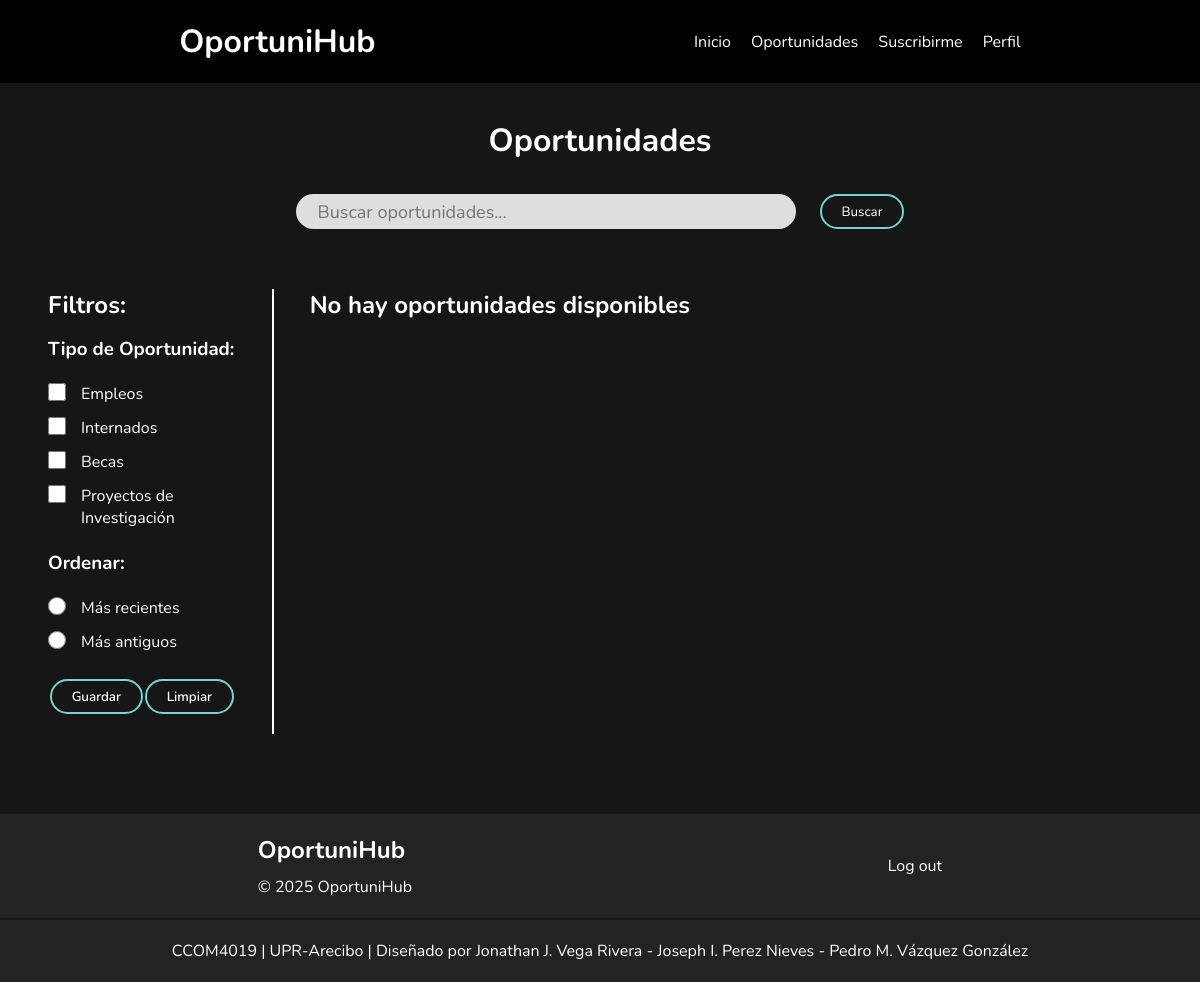
Page /opportunity/index.php on the earlier database version.
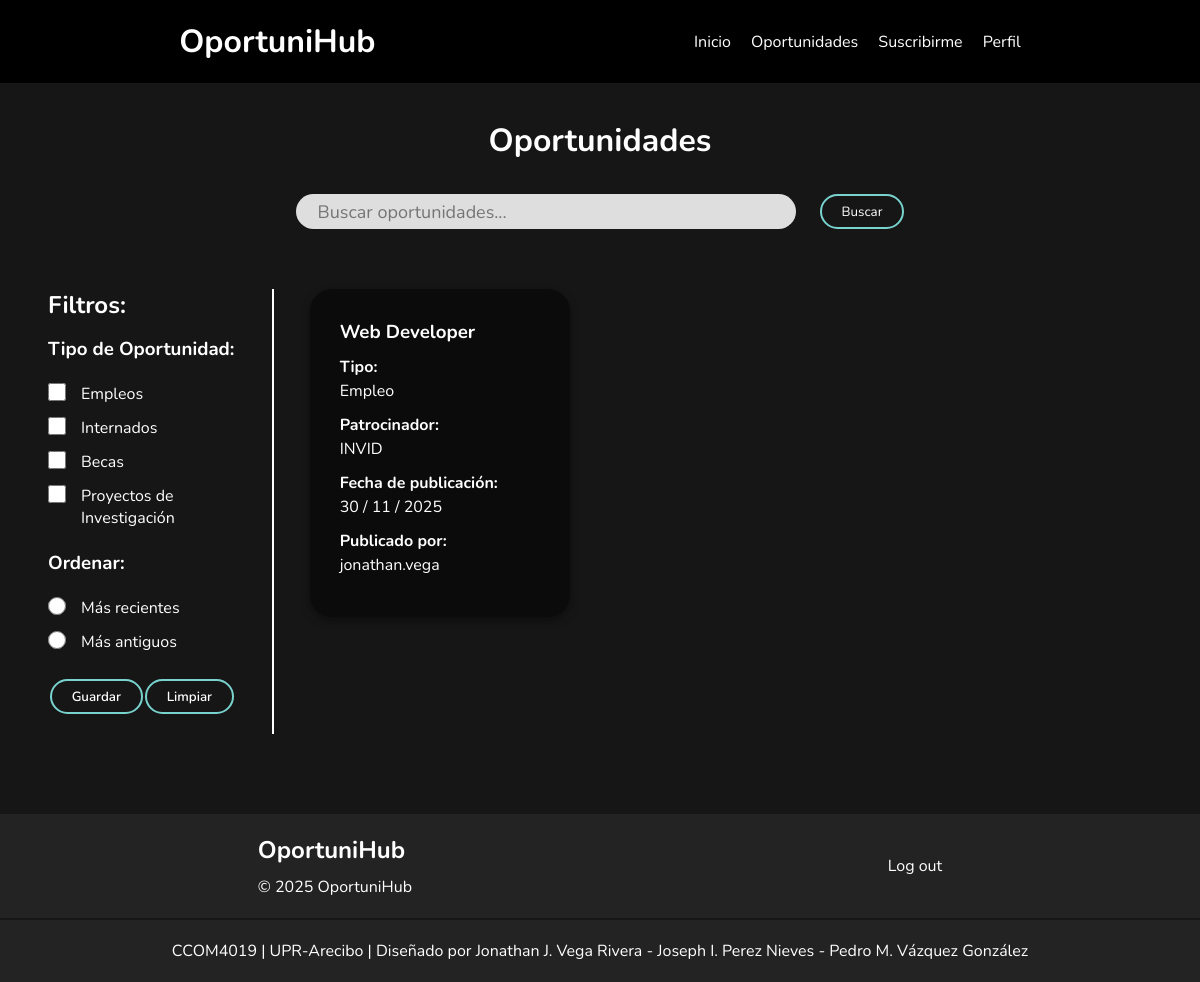
Same page on the later database version.
### tables this page shows
CREATE TABLE `opportunities` (
  `oppID` int(11) NOT NULL,
  `oppType` int(11) NOT NULL,
  `ownerUserID` varchar(50) NOT NULL,
  `title` varchar(200) NOT NULL,
  `description` text NOT NULL,
  `sponsor` varchar(100) NOT NULL,
  `url` varchar(255) DEFAULT NULL,
  `attachmentPath` varchar(100) DEFAULT NULL,
  `deadline` date DEFAULT NULL,
  `datePosted` TIMESTAMP NOT NULL DEFAULT CURRENT_TIMESTAMP
);

CREATE TABLE `opportunities_type` (
  `typeID` int(11) NOT NULL,
  `typeName` varchar(30) NOT NULL
);

### util/main.php (called while the page is built, shortened)
<?php
$uri = filter_input(INPUT_SERVER, 'REQUEST_URI', FILTER_SANITIZE_STRING);
$dirs = explode('/', $uri);
$app_path = '/' . $dirs[1] . '/' . $dirs[2] . '/';
?>

### model/opportunity_db.php (called while the page is built, shortened)
<?php
    class OpportunityDB {
        public static function getAllOpportunities() {
            $db = Database::getDB();
            $query = 'SELECT oppID, title, description, sponsor, url, attachmentPath,
                    DATE(datePosted) AS dateP, deadline,
                            typeID, ownerUserID, typeName
                      FROM opportunities o
                      INNER JOIN opportunities_type t
                        ON o.oppType = t.typeID';
            try {
                $statement = $db->prepare($query);
                $statement->execute();
                $rows = $statement->fetchAll();
                if($rows) {
                    $opportunities = [];
                    foreach($rows as $row) {
                        $attachment = $row['attachmentPath'] ?? '';
                        $url        = $row['url'] ?? '';
                        $datePosted = $row['dateP'] ?? '';
                        $deadline   = $row['deadline'] ?? '';
                        $opportunities[] = new Opportunity(
                            $row['oppID'],
                            $row['title'],
                            $row['description'],
                            $row['sponsor'],
                            $url,
                            $attachment,
                            $datePosted,
                            $deadline,
                            $row['typeID'],
                            $row['ownerUserID'],
                            $row['typeName']
                        );
                    }
                    return $opportunities;
                }
            } catch (PDOException $e) {
                Database::displayError($e->getMessage());
            }
        }
    }
?>

### model/opportunity.php (called while the page is built, shortened)
<?php
    class Opportunity {
        private string $title;
        private string $description;
        private string $sponsor;
        private string $url;
        private ?string $attachment;
        private string $datePosted;
        private ?string $deadline;
        private int $type;
        private string $author;
        private string $typeName;
        public function __construct(
            int $id = 0,
            string $title = "",
            string $description = "",
            string $sponsor = "",
            string $url = "",
            ?string $attachment = null,
            string $datePosted = "",
            ?string $deadline = "",
            int $type = 0,
            string $author = "",
            string $typeName = ""
        ) {
            $this->title = $title;
            $this->description = $description;
            $this->sponsor = $sponsor;
            $this->url = $url;
            $this->attachment = $attachment;
            $this->datePosted = $datePosted;
            $this->deadline = $deadline;
            $this->type = $type;
            $this->author = $author;
            $this->typeName = $typeName;
        }
        public function getTitle(){
            return $this->title;
        }
        public function getDescription(){
            return $this->description;
        }
        public function getSponsor(){
            return $this->sponsor;
        }
        public function getURL(){
            return $this->url;
        }
        public function getAttachment(){
            return $this->attachment;
        }
        public function getDatePosted(){
            return $this->datePosted;
        }
        public function getDatePostedFormat(){
            if(!empty($this->datePosted)){
                $date = new DateTime($this->datePosted);
                return $date->format("d / m / Y");
            }
            else {
                return "";
            }
        }
        public function getDeadlineFormat(){
            if($this->deadline != "0000-00-00"){
                return $this->deadline;
            }
            else {
                return "";
            }
        }
        public function getType(){
            return $this->type;
        }
        public function getTypeName(){
            return $this->typeName;
        }
        public function getAuthor(){
            return $this->author;
        }
    }
?>

### util/file.php (called while the page is built, shortened)
<?php
    include("main.php");
    class File {
        public static function getFile($fileName) {
            global $app_path;
            $app_path = str_replace('/', DIRECTORY_SEPARATOR, $app_path);
            $app_path = str_replace('\\', DIRECTORY_SEPARATOR, $app_path);
            return $app_path . "files". DIRECTORY_SEPARATOR . $fileName;
        }
    }
?>

### opportunity/opportunity_view.php (the view, shortened to what this page needs)
<?php include("../view/header.php"); ?>
<link rel="stylesheet" href="style_op.css">
<div class="container">
    <h1 class="titulo">Oportunidades</h1>
    <div class="busqueda-container">
        <input type="text" id="search-input" placeholder="Buscar oportunidades...">
        <button id="search-btn">Buscar</button>
    </div>
    <div class="contenido">
        <aside class="filtros">
            <h2>Filtros:</h2>
            <h3>Tipo de Oportunidad:</h3>
            <label><input type="checkbox" id="jobs" value="1"> Empleos</label>
            <label><input type="checkbox" id="internship" value="2"> Internados</label>
            <label><input type="checkbox" id="fellowships" value="3"> Becas</label>
            <label><input type="checkbox" id="project" value="4"> Proyectos de Investigación</label>
            <h3>Ordenar:</h3>
            <label><input type="radio" name="orden" id='recent'> Más recientes</label>
            <label><input type="radio" name="orden" id="old"> Más antiguos</label>
            <div>
                <button class="guardar" id="save-filter">Guardar</button>
                <button class="guardar" id="clean-filter">Limpiar</button>
            </div>
        </aside>
        <div class="linea-vertical"></div>
        <?php if(!empty($opportunities)) {?>
            <section class="tarjetas">
                <div class="grid">
                    <?php foreach($opportunities as $opportunity) :?>
                        <div class="card"
                            data-title="<?= htmlentities($opportunity->getTitle()); ?>"
                            data-type="<?= htmlentities($opportunity->getType()); ?>"
                            data-type_name="<?= htmlentities($opportunity->getTypeName()); ?>"
                            data-sponsor="<?= htmlentities($opportunity->getSponsor()); ?>"
                            data-date_posted="<?= htmlentities($opportunity->getDatePosted()); ?>"
                            data-date_posted_format="<?= htmlentities($opportunity->getDatePostedFormat()); ?>"
                            data-deadline="<?= htmlentities($opportunity->getDeadlineFormat()); ?>"
                            data-author="<?= htmlentities($opportunity->getAuthor()); ?>"
                            data-url="<?= $opportunity->getURL(); ?>"
                            data-file_name="<?= $opportunity->getAttachment(); ?>"
                            data-attachment="<?= File::getFile($opportunity->getAttachment()); ?>"
                            data-description="<?= text\addTags($opportunity->getDescription()); ?>">
                            <h3><?= $opportunity->getTitle() ?></h3>
                            <p><strong>Tipo:</strong><br><?= htmlentities($opportunity->getTypeName()); ?></p>
                            <p><strong>Patrocinador:</strong><br><?= htmlentities($opportunity->getSponsor()); ?></p>
                            <p><strong>Fecha de publicación:</strong><br><?= htmlentities($opportunity->getDatePostedFormat()); ?></p>
                            <p><strong>Publicado por:</strong><br><?= htmlentities($opportunity->getAuthor()); ?></p>
                        </div>
                    <?php endforeach ?>
                </div>
            </section>
        <?php } else { ?>
            <h2>No hay oportunidades disponibles</h2>
        <?php } ?>
    </div>
</div>
<?php
    include("../view/footer.php");
?>

### opportunity/index.php
<?php
    require_once("../util/main.php");
    include("../util/text.php");
    include("../util/file.php");
    require_once("../model/opportunity.php");
    require_once("../model/opportunity_db.php");
    $action = filter_input(INPUT_POST, 'action');
    if (!isset($action)) {
        $action = filter_input(INPUT_GET, 'action');
        if (!isset($action))
            $action = "view_opportunities";
    }
    switch($action) {
        case 'view_opportunities':
            $opportunities = OpportunityDB::getAllOpportunities();
            include("opportunity_view.php");
            break;
    }
 ?>

### view/header.php (shortened to what this page needs)
<!DOCTYPE html>
<html>
<head>
    <link rel="stylesheet" href="<?php echo $app_path . "style.css"?>">
</head>
<body>
    <header>
        <a href="<?php echo $app_path;?>"><h1>OportuniHub</h1></a>
        <nav>
            <ul>
                <li><a href="<?php echo $app_path; ?>">Inicio</a></li>
                <li><a href="<?php echo $app_path; ?>opportunity/">Oportunidades</a></li>
                <li><a href="<?php echo $app_path; ?>suscribe/">Suscribirme</a></li>
                <li><a href="<?php echo $app_path; ?>profile/">Perfil</a></li>
            </ul>
        </nav>
    </header>

### view/footer.php
    <footer>
        <div id="footer-info">
            <div id="footer-name">
                <h2>OportuniHub</h2>
                <p id="copyright">&copy; <?php echo date("Y"); ?> OportuniHub</p>
            </div>
            <div id="footer-nav">
                <a>Log out</a>
            </div>
        </div>
        <hr />
        <p id="authors-info">CCOM4019 | UPR-Arecibo | Diseñado por Jonathan J. Vega Rivera - Joseph I. Perez Nieves - Pedro M. Vázquez González</p>
    </footer>
</body>
</html>

### util/text.php (shortened to what this page needs)
<?php
        function addTags($text) {
            $text = str_replace("\r\n", "\n", $text);
            $text = str_replace("\r", "\n", $text);
            $paragraphs = explode("\n\n", $text);
            $text = "";
            foreach($paragraphs as $p){
                $p = ltrim($p);
                $first_char = substr($p, 0, 1);
                if($first_char == '*') {
                    $p = "<ul>" . $p . "</li></ul>";
                    $p = str_replace("*", "<li class='desc-list'>", $p);
                    $p = str_replace("\n", "</li>", $p);
                }
                else {
                    $p = "<p>" . $p . "</p><br>";
                }
                $text .= $p;
            }
            return $text;
        }
?>

### admin/opportunity/style_op.css (style rules this page uses)
:root { --header: #000; --background: #161616; --footer: #242323; --card: #0B0B0B; --details: #78D3CF; --hover: #06635F; --font: #fff; }
* { box-sizing: border-box; padding: 0; margin: 0; font-family: 'Nunito', Arial, sans-serif; color: var(--font); }
body { background: var(--background); }
header { background-color: var(--header); width: 100%; display: flex; align-items: center; justify-content: space-around; padding: 20px; position: sticky; top: 0; z-index: 1000; }
header a { text-decoration: none; }
nav ul { display: flex; list-style: none; gap: 20px; font-size: 1em; }
nav a { color: var(--font); text-decoration: none; transition: 0.25s; }
.container { width: 92%; margin: 0 auto 80px; }
.titulo { text-align: center; margin: 36px 0 0; }
.busqueda-container { display: flex; justify-content: center; gap: 24px; margin: 32px 0 60px; margin-left: auto; margin-right: auto; }
.busqueda-container input { width: 100%; max-width: 500px; padding: 16px 22px; height: 35px; border-radius: 30px; border: none; background: #dedede; color: #000; font-size: 18px; }
.busqueda-container button { padding: 0 20px; border-radius: 24px; height: 35px; border: 2px solid var(--details); background: transparent; color: var(--font); transition: 0.25s; vertical-align: middle; }
.contenido { display: flex; align-items: flex-start; gap: 36px; }
.filtros { border-radius: 3%; width: 17%; color: white; }
.filtros h2 { margin-top: 0; }
.filtros h3 { text-align: left; padding: 15px 0; }
.filtros label { display: flex; padding: 6px 0; border-radius: 6px; cursor: pointer; transition: background-color 0.2s ease; color: #ffffff; }
.filtros input[type="checkbox"], .filtros input[type="radio"] { margin-right: 15px; min-width: 18px; height: 18px; cursor: pointer; accent-color: var(--details); }
.filtros div { display: flex; width: 100%; padding: 20px 0; justify-content: space-evenly; }
.guardar { padding: 0 20px; height: 35px; border-radius: 20px; border: 2px solid var(--details); background: transparent; font-weight: 600; cursor: pointer; transition: all 0.25s ease; }
.linea-vertical { width: 2px; background: #ffffff; margin-top: 0; align-self: stretch; }
.tarjetas { flex: 1; width: 70%; }
.grid { display: grid; grid-template-columns: repeat(3, 1fr); gap: 30px; }
.card { background: var(--card); padding: 28px; border-radius: 22px; box-shadow: 0 4px 10px rgba(0,0,0,0.4); border: 2px solid transparent; transition: transform 0.25s ease, border-color 0.25s ease, box-shadow 0.25s ease; }
.card p { font-size: 16px; line-height: 1.5; margin: 10px 0; }
footer { background-color: var(--footer); width: 100%; margin-top: 60px; }
#footer-info { width: 100%; display: flex; align-items: center; justify-content: space-around; padding: 20px; flex-wrap: wrap; }
#footer-name h2 { margin-bottom: 10px; }
footer a { text-decoration: none; color: var(--font); }
#authors-info { text-align: center; padding: 20px; }
hr { border: none; border-top: 2px solid var(--background); }

Differences in the rows shown:
added opportunities: title "Web Developer", oppType.typeName "Empleo", sponsor "INVID", DatePostedFormat "30 / 11 / 2025", ownerUserID "jonathan.vega"
Other differences:
text no longer shown: "No hay oportunidades disponibles"
